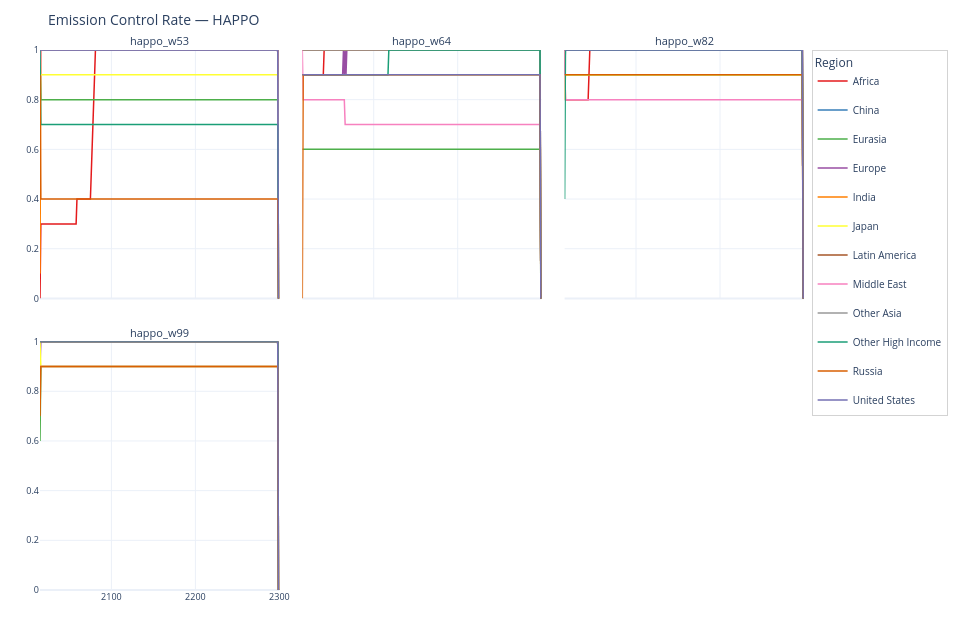
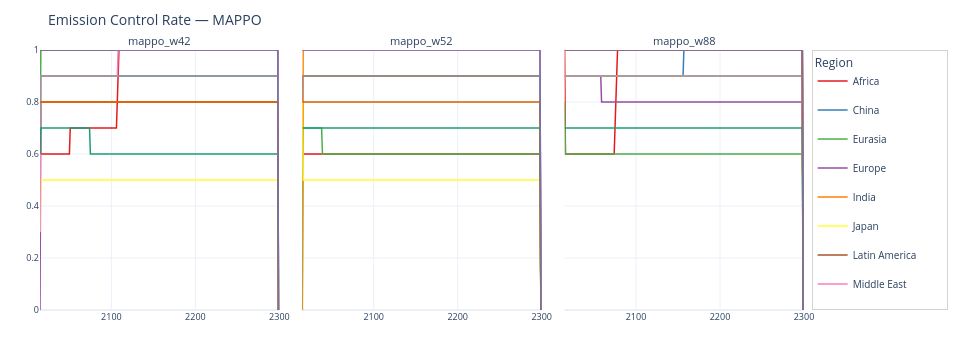

Notebook code for these charts, in order:
### Code cell
## Emission Control Rate by Region (grid per algorithm)

for algo, runs, info in [('HAPPO', happo_runs, happo_info), ('MAPPO', mappo_runs, mappo_info)]:
    paths, titles = [], []
    for run_name, run_dir in runs.items():
        paths.append(npy_path(run_dir, info[run_name]['prefix'], 'constrained_emission_control_rate'))
        titles.append(run_name)
    fig = plot_grouped_control_rate_grid(
        npy_paths=paths,
        subplot_titles=titles,
        suptitle=f'Emission Control Rate — {algo}',
        variable_label='ECR',
        yaxis_range=[0, 1],
    )
    fig.show()
    if SAVE_FIGURES:
        fig.write_image(OUTPUT_DIR / f'{algo.lower()}_control_rate_grid.svg')

### Figure 1 — Plotly figure (JSON) as saved in the notebook; plotly's stock layout.template omitted (floating-point values rounded to 4 significant figures; data arrays with more than 128 entries replaced by an {"elided": "..."} marker saying what was removed)
{"data": [{"hovertemplate": "<b>Africa</b><br>ECR: %{y:.3f}<extra></extra>", "legendgroup": "Africa", "line": {"color": "rgb(228,26,28)", "width": 1.5}, "mode": "lines", "name": "Africa", "showlegend": true, "type": "scatter", "x": {"elided": "286 int values"}, "xaxis": "x", "y": {"elided": "286 float values"}, "yaxis": "y"}, {"hovertemplate": "<b>China</b><br>ECR: %{y:.3f}<extra></extra>", "legendgroup": "China", "line": {"color": "rgb(55,126,184)", "width": 1.5}, "mode": "lines", "name": "China", "showlegend": true, "type": "scatter", "x": {"elided": "286 int values"}, "xaxis": "x", "y": {"elided": "286 float values"}, "yaxis": "y"}, {"hovertemplate": "<b>Eurasia</b><br>ECR: %{y:.3f}<extra></extra>", "legendgroup": "Eurasia", "line": {"color": "rgb(77,175,74)", "width": 1.5}, "mode": "lines", "name": "Eurasia", "showlegend": true, "type": "scatter", "x": {"elided": "286 int values"}, "xaxis": "x", "y": {"elided": "286 float values"}, "yaxis": "y"}, {"hovertemplate": "<b>Europe</b><br>ECR: %{y:.3f}<extra></extra>", "legendgroup": "Europe", "line": {"color": "rgb(152,78,163)", "width": 1.5}, "mode": "lines", "name": "Europe", "showlegend": true, "type": "scatter", "x": {"elided": "286 int values"}, "xaxis": "x", "y": {"elided": "286 float values"}, "yaxis": "y"}, {"hovertemplate": "<b>India</b><br>ECR: %{y:.3f}<extra></extra>", "legendgroup": "India", "line": {"color": "rgb(255,127,0)", "width": 1.5}, "mode": "lines", "name": "India", "showlegend": true, "type": "scatter", "x": {"elided": "286 int values"}, "xaxis": "x", "y": {"elided": "286 float values"}, "yaxis": "y"}, {"hovertemplate": "<b>Japan</b><br>ECR: %{y:.3f}<extra></extra>", "legendgroup": "Japan", "line": {"color": "rgb(255,255,51)", "width": 1.5}, "mode": "lines", "name": "Japan", "showlegend": true, "type": "scatter", "x": {"elided": "286 int values"}, "xaxis": "x", "y": {"elided": "286 float values"}, "yaxis": "y"}, {"hovertemplate": "<b>Latin America</b><br>ECR: %{y:.3f}<extra></extra>", "legendgroup": "Latin America", "line": {"color": "rgb(166,86,40)", "width": 1.5}, "mode": "lines", "name": "Latin America", "showlegend": true, "type": "scatter", "x": {"elided": "286 int values"}, "xaxis": "x", "y": {"elided": "286 float values"}, "yaxis": "y"}, {"hovertemplate": "<b>Middle East</b><br>ECR: %{y:.3f}<extra></extra>", "legendgroup": "Middle East", "line": {"color": "rgb(247,129,191)", "width": 1.5}, "mode": "lines", "name": "Middle East", "showlegend": true, "type": "scatter", "x": {"elided": "286 int values"}, "xaxis": "x", "y": {"elided": "286 float values"}, "yaxis": "y"}, {"hovertemplate": "<b>Other Asia</b><br>ECR: %{y:.3f}<extra></extra>", "legendgroup": "Other Asia", "line": {"color": "rgb(153,153,153)", "width": 1.5}, "mode": "lines", "name": "Other Asia", "showlegend": true, "type": "scatter", "x": {"elided": "286 int values"}, "xaxis": "x", "y": {"elided": "286 float values"}, "yaxis": "y"}, {"hovertemplate": "<b>Other High Income</b><br>ECR: %{y:.3f}<extra></extra>", "legendgroup": "Other High Income", "line": {"color": "rgb(27,158,119)", "width": 1.5}, "mode": "lines", "name": "Other High Income", "showlegend": true, "type": "scatter", "x": {"elided": "286 int values"}, "xaxis": "x", "y": {"elided": "286 float values"}, "yaxis": "y"}, {"hovertemplate": "<b>Russia</b><br>ECR: %{y:.3f}<extra></extra>", "legendgroup": "Russia", "line": {"color": "rgb(217,95,2)", "width": 1.5}, "mode": "lines", "name": "Russia", "showlegend": true, "type": "scatter", "x": {"elided": "286 int values"}, "xaxis": "x", "y": {"elided": "286 float values"}, "yaxis": "y"}, {"hovertemplate": "<b>United States</b><br>ECR: %{y:.3f}<extra></extra>", "legendgroup": "United States", "line": {"color": "rgb(117,112,179)", "width": 1.5}, "mode": "lines", "name": "United States", "showlegend": true, "type": "scatter", "x": {"elided": "286 int values"}, "xaxis": "x", "y": {"elided": "286 float values"}, "yaxis": "y"}, {"hovertemplate": "<b>Africa</b><br>ECR: %{y:.3f}<extra></extra>", "legendgroup": "Africa", "line": {"color": "rgb(228,26,28)", "width": 1.5}, "mode": "lines", "name": "Africa", "showlegend": false, "type": "scatter", "x": {"elided": "286 int values"}, "xaxis": "x2", "y": {"elided": "286 float values"}, "yaxis": "y2"}, {"hovertemplate": "<b>China</b><br>ECR: %{y:.3f}<extra></extra>", "legendgroup": "China", "line": {"color": "rgb(55,126,184)", "width": 1.5}, "mode": "lines", "name": "China", "showlegend": false, "type": "scatter", "x": {"elided": "286 int values"}, "xaxis": "x2", "y": {"elided": "286 float values"}, "yaxis": "y2"}, {"hovertemplate": "<b>Eurasia</b><br>ECR: %{y:.3f}<extra></extra>", "legendgroup": "Eurasia", "line": {"color": "rgb(77,175,74)", "width": 1.5}, "mode": "lines", "name": "Eurasia", "showlegend": false, "type": "scatter", "x": {"elided": "286 int values"}, "xaxis": "x2", "y": {"elided": "286 float values"}, "yaxis": "y2"}, {"hovertemplate": "<b>Europe</b><br>ECR: %{y:.3f}<extra></extra>", "legendgroup": "Europe", "line": {"color": "rgb(152,78,163)", "width": 1.5}, "mode": "lines", "name": "Europe", "showlegend": false, "type": "scatter", "x": {"elided": "286 int values"}, "xaxis": "x2", "y": {"elided": "286 float values"}, "yaxis": "y2"}, {"hovertemplate": "<b>India</b><br>ECR: %{y:.3f}<extra></extra>", "legendgroup": "India", "line": {"color": "rgb(255,127,0)", "width": 1.5}, "mode": "lines", "name": "India", "showlegend": false, "type": "scatter", "x": {"elided": "286 int values"}, "xaxis": "x2", "y": {"elided": "286 float values"}, "yaxis": "y2"}, {"hovertemplate": "<b>Japan</b><br>ECR: %{y:.3f}<extra></extra>", "legendgroup": "Japan", "line": {"color": "rgb(255,255,51)", "width": 1.5}, "mode": "lines", "name": "Japan", "showlegend": false, "type": "scatter", "x": {"elided": "286 int values"}, "xaxis": "x2", "y": {"elided": "286 float values"}, "yaxis": "y2"}, {"hovertemplate": "<b>Latin America</b><br>ECR: %{y:.3f}<extra></extra>", "legendgroup": "Latin America", "line": {"color": "rgb(166,86,40)", "width": 1.5}, "mode": "lines", "name": "Latin America", "showlegend": false, "type": "scatter", "x": {"elided": "286 int values"}, "xaxis": "x2", "y": {"elided": "286 float values"}, "yaxis": "y2"}, {"hovertemplate": "<b>Middle East</b><br>ECR: %{y:.3f}<extra></extra>", "legendgroup": "Middle East", "line": {"color": "rgb(247,129,191)", "width": 1.5}, "mode": "lines", "name": "Middle East", "showlegend": false, "type": "scatter", "x": {"elided": "286 int values"}, "xaxis": "x2", "y": {"elided": "286 float values"}, "yaxis": "y2"}, {"hovertemplate": "<b>Other Asia</b><br>ECR: %{y:.3f}<extra></extra>", "legendgroup": "Other Asia", "line": {"color": "rgb(153,153,153)", "width": 1.5}, "mode": "lines", "name": "Other Asia", "showlegend": false, "type": "scatter", "x": {"elided": "286 int values"}, "xaxis": "x2", "y": {"elided": "286 float values"}, "yaxis": "y2"}, {"hovertemplate": "<b>Other High Income</b><br>ECR: %{y:.3f}<extra></extra>", "legendgroup": "Other High Income", "line": {"color": "rgb(27,158,119)", "width": 1.5}, "mode": "lines", "name": "Other High Income", "showlegend": false, "type": "scatter", "x": {"elided": "286 int values"}, "xaxis": "x2", "y": {"elided": "286 float values"}, "yaxis": "y2"}, {"hovertemplate": "<b>Russia</b><br>ECR: %{y:.3f}<extra></extra>", "legendgroup": "Russia", "line": {"color": "rgb(217,95,2)", "width": 1.5}, "mode": "lines", "name": "Russia", "showlegend": false, "type": "scatter", "x": {"elided": "286 int values"}, "xaxis": "x2", "y": {"elided": "286 float values"}, "yaxis": "y2"}, {"hovertemplate": "<b>United States</b><br>ECR: %{y:.3f}<extra></extra>", "legendgroup": "United States", "line": {"color": "rgb(117,112,179)", "width": 1.5}, "mode": "lines", "name": "United States", "showlegend": false, "type": "scatter", "x": {"elided": "286 int values"}, "xaxis": "x2", "y": {"elided": "286 float values"}, "yaxis": "y2"}, {"hovertemplate": "<b>Africa</b><br>ECR: %{y:.3f}<extra></extra>", "legendgroup": "Africa", "line": {"color": "rgb(228,26,28)", "width": 1.5}, "mode": "lines", "name": "Africa", "showlegend": false, "type": "scatter", "x": {"elided": "286 int values"}, "xaxis": "x3", "y": {"elided": "286 float values"}, "yaxis": "y3"}, {"hovertemplate": "<b>China</b><br>ECR: %{y:.3f}<extra></extra>", "legendgroup": "China", "line": {"color": "rgb(55,126,184)", "width": 1.5}, "mode": "lines", "name": "China", "showlegend": false, "type": "scatter", "x": {"elided": "286 int values"}, "xaxis": "x3", "y": {"elided": "286 float values"}, "yaxis": "y3"}, {"hovertemplate": "<b>Eurasia</b><br>ECR: %{y:.3f}<extra></extra>", "legendgroup": "Eurasia", "line": {"color": "rgb(77,175,74)", "width": 1.5}, "mode": "lines", "name": "Eurasia", "showlegend": false, "type": "scatter", "x": {"elided": "286 int values"}, "xaxis": "x3", "y": {"elided": "286 float values"}, "yaxis": "y3"}, {"hovertemplate": "<b>Europe</b><br>ECR: %{y:.3f}<extra></extra>", "legendgroup": "Europe", "line": {"color": "rgb(152,78,163)", "width": 1.5}, "mode": "lines", "name": "Europe", "showlegend": false, "type": "scatter", "x": {"elided": "286 int values"}, "xaxis": "x3", "y": {"elided": "286 float values"}, "yaxis": "y3"}, {"hovertemplate": "<b>India</b><br>ECR: %{y:.3f}<extra></extra>", "legendgroup": "India", "line": {"color": "rgb(255,127,0)", "width": 1.5}, "mode": "lines", "name": "India", "showlegend": false, "type": "scatter", "x": {"elided": "286 int values"}, "xaxis": "x3", "y": {"elided": "286 float values"}, "yaxis": "y3"}, {"hovertemplate": "<b>Japan</b><br>ECR: %{y:.3f}<extra></extra>", "legendgroup": "Japan", "line": {"color": "rgb(255,255,51)", "width": 1.5}, "mode": "lines", "name": "Japan", "showlegend": false, "type": "scatter", "x": {"elided": "286 int values"}, "xaxis": "x3", "y": {"elided": "286 float values"}, "yaxis": "y3"}, {"hovertemplate": "<b>Latin America</b><br>ECR: %{y:.3f}<extra></extra>", "legendgroup": "Latin America", "line": {"color": "rgb(166,86,40)", "width": 1.5}, "mode": "lines", "name": "Latin America", "showlegend": false, "type": "scatter", "x": {"elided": "286 int values"}, "xaxis": "x3", "y": {"elided": "286 float values"}, "yaxis": "y3"}, {"hovertemplate": "<b>Middle East</b><br>ECR: %{y:.3f}<extra></extra>", "legendgroup": "Middle East", "line": {"color": "rgb(247,129,191)", "width": 1.5}, "mode": "lines", "name": "Middle East", "showlegend": false, "type": "scatter", "x": {"elided": "286 int values"}, "xaxis": "x3", "y": {"elided": "286 float values"}, "yaxis": "y3"}, {"hovertemplate": "<b>Other Asia</b><br>ECR: %{y:.3f}<extra></extra>", "legendgroup": "Other Asia", "line": {"color": "rgb(153,153,153)", "width": 1.5}, "mode": "lines", "name": "Other Asia", "showlegend": false, "type": "scatter", "x": {"elided": "286 int values"}, "xaxis": "x3", "y": {"elided": "286 float values"}, "yaxis": "y3"}, {"hovertemplate": "<b>Other High Income</b><br>ECR: %{y:.3f}<extra></extra>", "legendgroup": "Other High Income", "line": {"color": "rgb(27,158,119)", "width": 1.5}, "mode": "lines", "name": "Other High Income", "showlegend": false, "type": "scatter", "x": {"elided": "286 int values"}, "xaxis": "x3", "y": {"elided": "286 float values"}, "yaxis": "y3"}, {"hovertemplate": "<b>Russia</b><br>ECR: %{y:.3f}<extra></extra>", "legendgroup": "Russia", "line": {"color": "rgb(217,95,2)", "width": 1.5}, "mode": "lines", "name": "Russia", "showlegend": false, "type": "scatter", "x": {"elided": "286 int values"}, "xaxis": "x3", "y": {"elided": "286 float values"}, "yaxis": "y3"}, {"hovertemplate": "<b>United States</b><br>ECR: %{y:.3f}<extra></extra>", "legendgroup": "United States", "line": {"color": "rgb(117,112,179)", "width": 1.5}, "mode": "lines", "name": "United States", "showlegend": false, "type": "scatter", "x": {"elided": "286 int values"}, "xaxis": "x3", "y": {"elided": "286 float values"}, "yaxis": "y3"}, {"hovertemplate": "<b>Africa</b><br>ECR: %{y:.3f}<extra></extra>", "legendgroup": "Africa", "line": {"color": "rgb(228,26,28)", "width": 1.5}, "mode": "lines", "name": "Africa", "showlegend": false, "type": "scatter", "x": {"elided": "286 int values"}, "xaxis": "x4", "y": {"elided": "286 float values"}, "yaxis": "y4"}, {"hovertemplate": "<b>China</b><br>ECR: %{y:.3f}<extra></extra>", "legendgroup": "China", "line": {"color": "rgb(55,126,184)", "width": 1.5}, "mode": "lines", "name": "China", "showlegend": false, "type": "scatter", "x": {"elided": "286 int values"}, "xaxis": "x4", "y": {"elided": "286 float values"}, "yaxis": "y4"}, {"hovertemplate": "<b>Eurasia</b><br>ECR: %{y:.3f}<extra></extra>", "legendgroup": "Eurasia", "line": {"color": "rgb(77,175,74)", "width": 1.5}, "mode": "lines", "name": "Eurasia", "showlegend": false, "type": "scatter", "x": {"elided": "286 int values"}, "xaxis": "x4", "y": {"elided": "286 float values"}, "yaxis": "y4"}, {"hovertemplate": "<b>Europe</b><br>ECR: %{y:.3f}<extra></extra>", "legendgroup": "Europe", "line": {"color": "rgb(152,78,163)", "width": 1.5}, "mode": "lines", "name": "Europe", "showlegend": false, "type": "scatter", "x": {"elided": "286 int values"}, "xaxis": "x4", "y": {"elided": "286 float values"}, "yaxis": "y4"}, {"hovertemplate": "<b>India</b><br>ECR: %{y:.3f}<extra></extra>", "legendgroup": "India", "line": {"color": "rgb(255,127,0)", "width": 1.5}, "mode": "lines", "name": "India", "showlegend": false, "type": "scatter", "x": {"elided": "286 int values"}, "xaxis": "x4", "y": {"elided": "286 float values"}, "yaxis": "y4"}, {"hovertemplate": "<b>Japan</b><br>ECR: %{y:.3f}<extra></extra>", "legendgroup": "Japan", "line": {"color": "rgb(255,255,51)", "width": 1.5}, "mode": "lines", "name": "Japan", "showlegend": false, "type": "scatter", "x": {"elided": "286 int values"}, "xaxis": "x4", "y": {"elided": "286 float values"}, "yaxis": "y4"}, {"hovertemplate": "<b>Latin America</b><br>ECR: %{y:.3f}<extra></extra>", "legendgroup": "Latin America", "line": {"color": "rgb(166,86,40)", "width": 1.5}, "mode": "lines", "name": "Latin America", "showlegend": false, "type": "scatter", "x": {"elided": "286 int values"}, "xaxis": "x4", "y": {"elided": "286 float values"}, "yaxis": "y4"}, {"hovertemplate": "<b>Middle East</b><br>ECR: %{y:.3f}<extra></extra>", "legendgroup": "Middle East", "line": {"color": "rgb(247,129,191)", "width": 1.5}, "mode": "lines", "name": "Middle East", "showlegend": false, "type": "scatter", "x": {"elided": "286 int values"}, "xaxis": "x4", "y": {"elided": "286 float values"}, "yaxis": "y4"}, {"hovertemplate": "<b>Other Asia</b><br>ECR: %{y:.3f}<extra></extra>", "legendgroup": "Other Asia", "line": {"color": "rgb(153,153,153)", "width": 1.5}, "mode": "lines", "name": "Other Asia", "showlegend": false, "type": "scatter", "x": {"elided": "286 int values"}, "xaxis": "x4", "y": {"elided": "286 float values"}, "yaxis": "y4"}, {"hovertemplate": "<b>Other High Income</b><br>ECR: %{y:.3f}<extra></extra>", "legendgroup": "Other High Income", "line": {"color": "rgb(27,158,119)", "width": 1.5}, "mode": "lines", "name": "Other High Income", "showlegend": false, "type": "scatter", "x": {"elided": "286 int values"}, "xaxis": "x4", "y": {"elided": "286 float values"}, "yaxis": "y4"}, {"hovertemplate": "<b>Russia</b><br>ECR: %{y:.3f}<extra></extra>", "legendgroup": "Russia", "line": {"color": "rgb(217,95,2)", "width": 1.5}, "mode": "lines", "name": "Russia", "showlegend": false, "type": "scatter", "x": {"elided": "286 int values"}, "xaxis": "x4", "y": {"elided": "286 float values"}, "yaxis": "y4"}, {"hovertemplate": "<b>United States</b><br>ECR: %{y:.3f}<extra></extra>", "legendgroup": "United States", "line": {"color": "rgb(117,112,179)", "width": 1.5}, "mode": "lines", "name": "United States", "showlegend": false, "type": "scatter", "x": {"elided": "286 int values"}, "xaxis": "x4", "y": {"elided": "286 float values"}, "yaxis": "y4"}], "layout": {"annotations": [{"font": {"size": 11}, "showarrow": false, "text": "happo_w53", "x": 0.1567, "xanchor": "center", "xref": "paper", "y": 1, "yanchor": "bottom", "yref": "paper"}, {"font": {"size": 11}, "showarrow": false, "text": "happo_w64", "x": 0.5, "xanchor": "center", "xref": "paper", "y": 1, "yanchor": "bottom", "yref": "paper"}, {"font": {"size": 11}, "showarrow": false, "text": "happo_w82", "x": 0.8433, "xanchor": "center", "xref": "paper", "y": 1, "yanchor": "bottom", "yref": "paper"}, {"font": {"size": 11}, "showarrow": false, "text": "happo_w99", "x": 0.1567, "xanchor": "center", "xref": "paper", "y": 0.46, "yanchor": "bottom", "yref": "paper"}], "height": 620, "hovermode": "x", "legend": {"bgcolor": "rgba(255,255,255,0.85)", "bordercolor": "lightgrey", "borderwidth": 1, "font": {"size": 10}, "title": {"text": "Region"}, "x": 1.01, "xanchor": "left", "y": 1}, "margin": {"b": 30, "l": 40, "r": 140, "t": 50}, "title": {"font": {"size": 14}, "text": "Emission Control Rate — HAPPO"}, "width": 960, "xaxis": {"anchor": "y", "domain": [0, 0.3133], "matches": "x4", "showticklabels": false, "tickfont": {"size": 9}}, "xaxis2": {"anchor": "y2", "domain": [0.3433, 0.6567], "matches": "x5", "showticklabels": false, "tickfont": {"size": 9}}, "xaxis3": {"anchor": "y3", "domain": [0.6867, 1.0], "matches": "x6", "showticklabels": false, "tickfont": {"size": 9}}, "xaxis4": {"anchor": "y4", "domain": [0, 0.3133], "tickfont": {"size": 9}}, "xaxis5": {"anchor": "y5", "domain": [0.3433, 0.6567], "tickfont": {"size": 9}}, "xaxis6": {"anchor": "y6", "domain": [0.6867, 1.0], "tickfont": {"size": 9}}, "yaxis": {"anchor": "x", "domain": [0.54, 1], "range": [0, 1], "tickfont": {"size": 9}}, "yaxis2": {"anchor": "x2", "domain": [0.54, 1], "matches": "y", "range": [0, 1], "showticklabels": false, "tickfont": {"size": 9}}, "yaxis3": {"anchor": "x3", "domain": [0.54, 1], "matches": "y", "range": [0, 1], "showticklabels": false, "tickfont": {"size": 9}}, "yaxis4": {"anchor": "x4", "domain": [0, 0.46], "range": [0, 1], "tickfont": {"size": 9}}, "yaxis5": {"anchor": "x5", "domain": [0, 0.46], "matches": "y4", "showticklabels": false, "tickfont": {"size": 9}}, "yaxis6": {"anchor": "x6", "domain": [0, 0.46], "matches": "y4", "showticklabels": false, "tickfont": {"size": 9}}}}

### Figure 2 — Plotly figure (JSON) as saved in the notebook; plotly's stock layout.template omitted (floating-point values rounded to 4 significant figures; data arrays with more than 128 entries replaced by an {"elided": "..."} marker saying what was removed)
{"data": [{"hovertemplate": "<b>Africa</b><br>ECR: %{y:.3f}<extra></extra>", "legendgroup": "Africa", "line": {"color": "rgb(228,26,28)", "width": 1.5}, "mode": "lines", "name": "Africa", "showlegend": true, "type": "scatter", "x": {"elided": "286 int values"}, "xaxis": "x", "y": {"elided": "286 float values"}, "yaxis": "y"}, {"hovertemplate": "<b>China</b><br>ECR: %{y:.3f}<extra></extra>", "legendgroup": "China", "line": {"color": "rgb(55,126,184)", "width": 1.5}, "mode": "lines", "name": "China", "showlegend": true, "type": "scatter", "x": {"elided": "286 int values"}, "xaxis": "x", "y": {"elided": "286 float values"}, "yaxis": "y"}, {"hovertemplate": "<b>Eurasia</b><br>ECR: %{y:.3f}<extra></extra>", "legendgroup": "Eurasia", "line": {"color": "rgb(77,175,74)", "width": 1.5}, "mode": "lines", "name": "Eurasia", "showlegend": true, "type": "scatter", "x": {"elided": "286 int values"}, "xaxis": "x", "y": {"elided": "286 float values"}, "yaxis": "y"}, {"hovertemplate": "<b>Europe</b><br>ECR: %{y:.3f}<extra></extra>", "legendgroup": "Europe", "line": {"color": "rgb(152,78,163)", "width": 1.5}, "mode": "lines", "name": "Europe", "showlegend": true, "type": "scatter", "x": {"elided": "286 int values"}, "xaxis": "x", "y": {"elided": "286 float values"}, "yaxis": "y"}, {"hovertemplate": "<b>India</b><br>ECR: %{y:.3f}<extra></extra>", "legendgroup": "India", "line": {"color": "rgb(255,127,0)", "width": 1.5}, "mode": "lines", "name": "India", "showlegend": true, "type": "scatter", "x": {"elided": "286 int values"}, "xaxis": "x", "y": {"elided": "286 float values"}, "yaxis": "y"}, {"hovertemplate": "<b>Japan</b><br>ECR: %{y:.3f}<extra></extra>", "legendgroup": "Japan", "line": {"color": "rgb(255,255,51)", "width": 1.5}, "mode": "lines", "name": "Japan", "showlegend": true, "type": "scatter", "x": {"elided": "286 int values"}, "xaxis": "x", "y": {"elided": "286 float values"}, "yaxis": "y"}, {"hovertemplate": "<b>Latin America</b><br>ECR: %{y:.3f}<extra></extra>", "legendgroup": "Latin America", "line": {"color": "rgb(166,86,40)", "width": 1.5}, "mode": "lines", "name": "Latin America", "showlegend": true, "type": "scatter", "x": {"elided": "286 int values"}, "xaxis": "x", "y": {"elided": "286 float values"}, "yaxis": "y"}, {"hovertemplate": "<b>Middle East</b><br>ECR: %{y:.3f}<extra></extra>", "legendgroup": "Middle East", "line": {"color": "rgb(247,129,191)", "width": 1.5}, "mode": "lines", "name": "Middle East", "showlegend": true, "type": "scatter", "x": {"elided": "286 int values"}, "xaxis": "x", "y": {"elided": "286 float values"}, "yaxis": "y"}, {"hovertemplate": "<b>Other Asia</b><br>ECR: %{y:.3f}<extra></extra>", "legendgroup": "Other Asia", "line": {"color": "rgb(153,153,153)", "width": 1.5}, "mode": "lines", "name": "Other Asia", "showlegend": true, "type": "scatter", "x": {"elided": "286 int values"}, "xaxis": "x", "y": {"elided": "286 float values"}, "yaxis": "y"}, {"hovertemplate": "<b>Other High Income</b><br>ECR: %{y:.3f}<extra></extra>", "legendgroup": "Other High Income", "line": {"color": "rgb(27,158,119)", "width": 1.5}, "mode": "lines", "name": "Other High Income", "showlegend": true, "type": "scatter", "x": {"elided": "286 int values"}, "xaxis": "x", "y": {"elided": "286 float values"}, "yaxis": "y"}, {"hovertemplate": "<b>Russia</b><br>ECR: %{y:.3f}<extra></extra>", "legendgroup": "Russia", "line": {"color": "rgb(217,95,2)", "width": 1.5}, "mode": "lines", "name": "Russia", "showlegend": true, "type": "scatter", "x": {"elided": "286 int values"}, "xaxis": "x", "y": {"elided": "286 float values"}, "yaxis": "y"}, {"hovertemplate": "<b>United States</b><br>ECR: %{y:.3f}<extra></extra>", "legendgroup": "United States", "line": {"color": "rgb(117,112,179)", "width": 1.5}, "mode": "lines", "name": "United States", "showlegend": true, "type": "scatter", "x": {"elided": "286 int values"}, "xaxis": "x", "y": {"elided": "286 float values"}, "yaxis": "y"}, {"hovertemplate": "<b>Africa</b><br>ECR: %{y:.3f}<extra></extra>", "legendgroup": "Africa", "line": {"color": "rgb(228,26,28)", "width": 1.5}, "mode": "lines", "name": "Africa", "showlegend": false, "type": "scatter", "x": {"elided": "286 int values"}, "xaxis": "x2", "y": {"elided": "286 float values"}, "yaxis": "y2"}, {"hovertemplate": "<b>China</b><br>ECR: %{y:.3f}<extra></extra>", "legendgroup": "China", "line": {"color": "rgb(55,126,184)", "width": 1.5}, "mode": "lines", "name": "China", "showlegend": false, "type": "scatter", "x": {"elided": "286 int values"}, "xaxis": "x2", "y": {"elided": "286 float values"}, "yaxis": "y2"}, {"hovertemplate": "<b>Eurasia</b><br>ECR: %{y:.3f}<extra></extra>", "legendgroup": "Eurasia", "line": {"color": "rgb(77,175,74)", "width": 1.5}, "mode": "lines", "name": "Eurasia", "showlegend": false, "type": "scatter", "x": {"elided": "286 int values"}, "xaxis": "x2", "y": {"elided": "286 float values"}, "yaxis": "y2"}, {"hovertemplate": "<b>Europe</b><br>ECR: %{y:.3f}<extra></extra>", "legendgroup": "Europe", "line": {"color": "rgb(152,78,163)", "width": 1.5}, "mode": "lines", "name": "Europe", "showlegend": false, "type": "scatter", "x": {"elided": "286 int values"}, "xaxis": "x2", "y": {"elided": "286 float values"}, "yaxis": "y2"}, {"hovertemplate": "<b>India</b><br>ECR: %{y:.3f}<extra></extra>", "legendgroup": "India", "line": {"color": "rgb(255,127,0)", "width": 1.5}, "mode": "lines", "name": "India", "showlegend": false, "type": "scatter", "x": {"elided": "286 int values"}, "xaxis": "x2", "y": {"elided": "286 float values"}, "yaxis": "y2"}, {"hovertemplate": "<b>Japan</b><br>ECR: %{y:.3f}<extra></extra>", "legendgroup": "Japan", "line": {"color": "rgb(255,255,51)", "width": 1.5}, "mode": "lines", "name": "Japan", "showlegend": false, "type": "scatter", "x": {"elided": "286 int values"}, "xaxis": "x2", "y": {"elided": "286 float values"}, "yaxis": "y2"}, {"hovertemplate": "<b>Latin America</b><br>ECR: %{y:.3f}<extra></extra>", "legendgroup": "Latin America", "line": {"color": "rgb(166,86,40)", "width": 1.5}, "mode": "lines", "name": "Latin America", "showlegend": false, "type": "scatter", "x": {"elided": "286 int values"}, "xaxis": "x2", "y": {"elided": "286 float values"}, "yaxis": "y2"}, {"hovertemplate": "<b>Middle East</b><br>ECR: %{y:.3f}<extra></extra>", "legendgroup": "Middle East", "line": {"color": "rgb(247,129,191)", "width": 1.5}, "mode": "lines", "name": "Middle East", "showlegend": false, "type": "scatter", "x": {"elided": "286 int values"}, "xaxis": "x2", "y": {"elided": "286 float values"}, "yaxis": "y2"}, {"hovertemplate": "<b>Other Asia</b><br>ECR: %{y:.3f}<extra></extra>", "legendgroup": "Other Asia", "line": {"color": "rgb(153,153,153)", "width": 1.5}, "mode": "lines", "name": "Other Asia", "showlegend": false, "type": "scatter", "x": {"elided": "286 int values"}, "xaxis": "x2", "y": {"elided": "286 float values"}, "yaxis": "y2"}, {"hovertemplate": "<b>Other High Income</b><br>ECR: %{y:.3f}<extra></extra>", "legendgroup": "Other High Income", "line": {"color": "rgb(27,158,119)", "width": 1.5}, "mode": "lines", "name": "Other High Income", "showlegend": false, "type": "scatter", "x": {"elided": "286 int values"}, "xaxis": "x2", "y": {"elided": "286 float values"}, "yaxis": "y2"}, {"hovertemplate": "<b>Russia</b><br>ECR: %{y:.3f}<extra></extra>", "legendgroup": "Russia", "line": {"color": "rgb(217,95,2)", "width": 1.5}, "mode": "lines", "name": "Russia", "showlegend": false, "type": "scatter", "x": {"elided": "286 int values"}, "xaxis": "x2", "y": {"elided": "286 float values"}, "yaxis": "y2"}, {"hovertemplate": "<b>United States</b><br>ECR: %{y:.3f}<extra></extra>", "legendgroup": "United States", "line": {"color": "rgb(117,112,179)", "width": 1.5}, "mode": "lines", "name": "United States", "showlegend": false, "type": "scatter", "x": {"elided": "286 int values"}, "xaxis": "x2", "y": {"elided": "286 float values"}, "yaxis": "y2"}, {"hovertemplate": "<b>Africa</b><br>ECR: %{y:.3f}<extra></extra>", "legendgroup": "Africa", "line": {"color": "rgb(228,26,28)", "width": 1.5}, "mode": "lines", "name": "Africa", "showlegend": false, "type": "scatter", "x": {"elided": "286 int values"}, "xaxis": "x3", "y": {"elided": "286 float values"}, "yaxis": "y3"}, {"hovertemplate": "<b>China</b><br>ECR: %{y:.3f}<extra></extra>", "legendgroup": "China", "line": {"color": "rgb(55,126,184)", "width": 1.5}, "mode": "lines", "name": "China", "showlegend": false, "type": "scatter", "x": {"elided": "286 int values"}, "xaxis": "x3", "y": {"elided": "286 float values"}, "yaxis": "y3"}, {"hovertemplate": "<b>Eurasia</b><br>ECR: %{y:.3f}<extra></extra>", "legendgroup": "Eurasia", "line": {"color": "rgb(77,175,74)", "width": 1.5}, "mode": "lines", "name": "Eurasia", "showlegend": false, "type": "scatter", "x": {"elided": "286 int values"}, "xaxis": "x3", "y": {"elided": "286 float values"}, "yaxis": "y3"}, {"hovertemplate": "<b>Europe</b><br>ECR: %{y:.3f}<extra></extra>", "legendgroup": "Europe", "line": {"color": "rgb(152,78,163)", "width": 1.5}, "mode": "lines", "name": "Europe", "showlegend": false, "type": "scatter", "x": {"elided": "286 int values"}, "xaxis": "x3", "y": {"elided": "286 float values"}, "yaxis": "y3"}, {"hovertemplate": "<b>India</b><br>ECR: %{y:.3f}<extra></extra>", "legendgroup": "India", "line": {"color": "rgb(255,127,0)", "width": 1.5}, "mode": "lines", "name": "India", "showlegend": false, "type": "scatter", "x": {"elided": "286 int values"}, "xaxis": "x3", "y": {"elided": "286 float values"}, "yaxis": "y3"}, {"hovertemplate": "<b>Japan</b><br>ECR: %{y:.3f}<extra></extra>", "legendgroup": "Japan", "line": {"color": "rgb(255,255,51)", "width": 1.5}, "mode": "lines", "name": "Japan", "showlegend": false, "type": "scatter", "x": {"elided": "286 int values"}, "xaxis": "x3", "y": {"elided": "286 float values"}, "yaxis": "y3"}, {"hovertemplate": "<b>Latin America</b><br>ECR: %{y:.3f}<extra></extra>", "legendgroup": "Latin America", "line": {"color": "rgb(166,86,40)", "width": 1.5}, "mode": "lines", "name": "Latin America", "showlegend": false, "type": "scatter", "x": {"elided": "286 int values"}, "xaxis": "x3", "y": {"elided": "286 float values"}, "yaxis": "y3"}, {"hovertemplate": "<b>Middle East</b><br>ECR: %{y:.3f}<extra></extra>", "legendgroup": "Middle East", "line": {"color": "rgb(247,129,191)", "width": 1.5}, "mode": "lines", "name": "Middle East", "showlegend": false, "type": "scatter", "x": {"elided": "286 int values"}, "xaxis": "x3", "y": {"elided": "286 float values"}, "yaxis": "y3"}, {"hovertemplate": "<b>Other Asia</b><br>ECR: %{y:.3f}<extra></extra>", "legendgroup": "Other Asia", "line": {"color": "rgb(153,153,153)", "width": 1.5}, "mode": "lines", "name": "Other Asia", "showlegend": false, "type": "scatter", "x": {"elided": "286 int values"}, "xaxis": "x3", "y": {"elided": "286 float values"}, "yaxis": "y3"}, {"hovertemplate": "<b>Other High Income</b><br>ECR: %{y:.3f}<extra></extra>", "legendgroup": "Other High Income", "line": {"color": "rgb(27,158,119)", "width": 1.5}, "mode": "lines", "name": "Other High Income", "showlegend": false, "type": "scatter", "x": {"elided": "286 int values"}, "xaxis": "x3", "y": {"elided": "286 float values"}, "yaxis": "y3"}, {"hovertemplate": "<b>Russia</b><br>ECR: %{y:.3f}<extra></extra>", "legendgroup": "Russia", "line": {"color": "rgb(217,95,2)", "width": 1.5}, "mode": "lines", "name": "Russia", "showlegend": false, "type": "scatter", "x": {"elided": "286 int values"}, "xaxis": "x3", "y": {"elided": "286 float values"}, "yaxis": "y3"}, {"hovertemplate": "<b>United States</b><br>ECR: %{y:.3f}<extra></extra>", "legendgroup": "United States", "line": {"color": "rgb(117,112,179)", "width": 1.5}, "mode": "lines", "name": "United States", "showlegend": false, "type": "scatter", "x": {"elided": "286 int values"}, "xaxis": "x3", "y": {"elided": "286 float values"}, "yaxis": "y3"}], "layout": {"annotations": [{"font": {"size": 11}, "showarrow": false, "text": "mappo_w42", "x": 0.1567, "xanchor": "center", "xref": "paper", "y": 1, "yanchor": "bottom", "yref": "paper"}, {"font": {"size": 11}, "showarrow": false, "text": "mappo_w52", "x": 0.5, "xanchor": "center", "xref": "paper", "y": 1, "yanchor": "bottom", "yref": "paper"}, {"font": {"size": 11}, "showarrow": false, "text": "mappo_w88", "x": 0.8433, "xanchor": "center", "xref": "paper", "y": 1, "yanchor": "bottom", "yref": "paper"}], "height": 340, "hovermode": "x", "legend": {"bgcolor": "rgba(255,255,255,0.85)", "bordercolor": "lightgrey", "borderwidth": 1, "font": {"size": 10}, "title": {"text": "Region"}, "x": 1.01, "xanchor": "left", "y": 1}, "margin": {"b": 30, "l": 40, "r": 140, "t": 50}, "title": {"font": {"size": 14}, "text": "Emission Control Rate — MAPPO"}, "width": 960, "xaxis": {"anchor": "y", "domain": [0, 0.3133], "tickfont": {"size": 9}}, "xaxis2": {"anchor": "y2", "domain": [0.3433, 0.6567], "tickfont": {"size": 9}}, "xaxis3": {"anchor": "y3", "domain": [0.6867, 1.0], "tickfont": {"size": 9}}, "yaxis": {"anchor": "x", "domain": [0, 1], "range": [0, 1], "tickfont": {"size": 9}}, "yaxis2": {"anchor": "x2", "domain": [0, 1], "matches": "y", "range": [0, 1], "showticklabels": false, "tickfont": {"size": 9}}, "yaxis3": {"anchor": "x3", "domain": [0, 1], "matches": "y", "range": [0, 1], "showticklabels": false, "tickfont": {"size": 9}}}}
